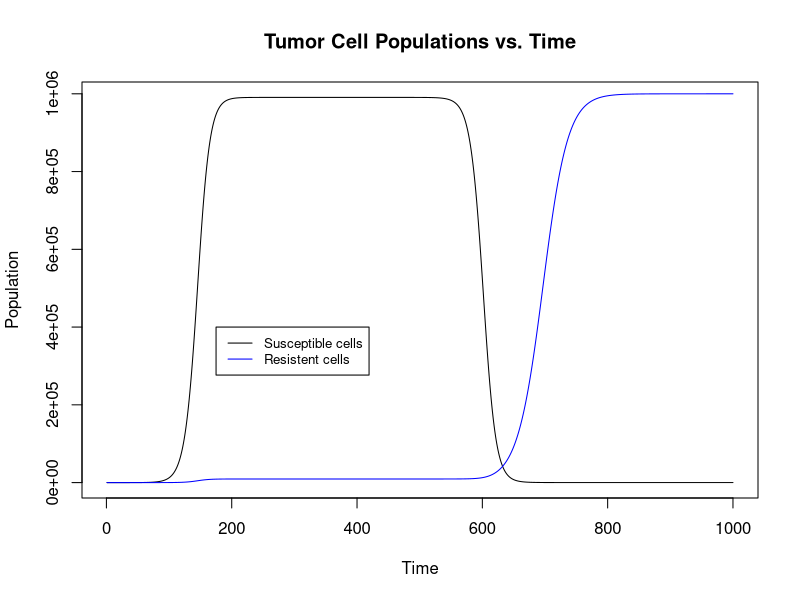

Source code (R):
# Code to model tumor growth with drug-resistent mutant subpopulation
# Tumor starts as a single cell (N=1)
# At 100 cells, one cell becomes drug-resistent (M=1)
# After tumor reaches equilibrium, drug is introduced, only killing N-cells and
# reducing growth rate of M-cells
library(ggplot2)
library(cowplot)
library(reshape2)

K <- 1000000
rN <- 0.1
rM <- 0.1
N0 <- 1
M0 <- 0

timesteps <- 360
count <- 0
Npop <- numeric(length=1000)
Npop[1] <- N0
Mpop <- numeric(length=1000)
Mpop[1] <- M0

for (t in 1:timesteps){
  if (count<100) {
    Mpop[t+1] <- 0
    Npop[t+1] <- (Npop[t]+rN*Npop[t]*(1-(Npop[t]+Mpop[t])/K))
    count <- Npop[t+1]
    timer <- t
  }else{
    Mpop[timer+1] <- 1
    Npop[t+1] <- (Npop[t]+rN*Npop[t]*(1-(Npop[t]+Mpop[t])/K))
    Mpop[t+1] <- (Mpop[t]+rM*Mpop[t]*(1-(Npop[t]+Mpop[t])/K))
  }
}

# Drug is introduced at t=501
rMd <- 0.05
rNd <- 0.1
for (t in 361:999){
  Npop[t+1] <- Npop[t]-rNd*Npop[t]*(1-((Npop[t]+Mpop[t])/K))
  Mpop[t+1] <- Mpop[t]+rMd*Mpop[t]*(1-((Npop[t]+Mpop[t])/K))
}

timeaxis=as.numeric(1:1000)

plot(timeaxis, Npop, type="l", xlab="Time", ylab="Population", main="Tumor Cell Populations vs. Time")
lines(timeaxis,Mpop, type="l", col="blue")
legend(175,4e+05,legend=c("Susceptible cells", "Resistent cells"), col=c("black","blue"), lty=1:1, cex=0.8)
